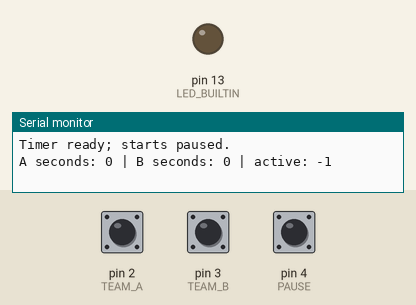
Recording of a sketch running on a simulated Arduino Uno, built with avr-gcc and run on an emulated ATmega328P. Shown: output pins drawn as LEDs (lit = HIGH), the last lines printed to the serial monitor. The inputs (shaded band) are chosen by the test bench; at power-on: pin 2 (TEAM_A) HIGH, pin 4 (PAUSE) HIGH, pin 3 (TEAM_B) HIGH.

Above: at 1.2 s.
1.3 s: pin 2 (TEAM_A) pulled LOW for 0.15 s
At 1.7 s:
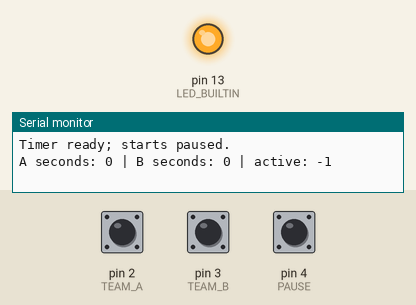
2.9 s: pin 4 (PAUSE) pulled LOW for 0.15 s
At 4.1 s:
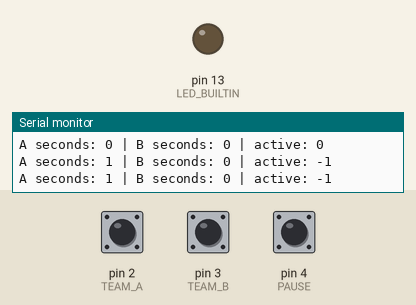
4.5 s: pin 2 (TEAM_A) pulled LOW for 1 s
At 5.3 s:
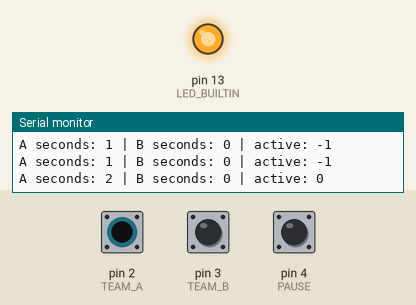
Timing chart, 0 to 7.5 s (numbered marks = the images above; inputs shaded):
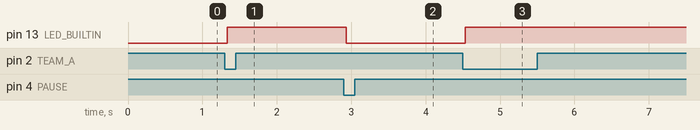

Measured:
- after the input at 1.3 s, pin 13 (LED_BUILTIN): LOW → HIGH at once
- after the input at 2.9 s, pin 13 (LED_BUILTIN): HIGH → LOW at once
- after the input at 4.5 s, pin 13 (LED_BUILTIN): LOW → HIGH at once

The sketch:

TeamTimer.ino
```cpp
// Bench-only two-team timer. No pyrotechnics, emitters, sirens or weapon interfaces.
// Buttons connect each reference input to ground; LED is the board indicator.
constexpr byte TEAM_A=2, TEAM_B=3, PAUSE=4;
constexpr unsigned long DEBOUNCE_MS=35;
struct Button {
  byte pin; bool raw=HIGH; bool stable=HIGH; unsigned long changed=0;
  bool pressed(unsigned long now) {
    bool reading=digitalRead(pin);
    if(reading!=raw) {raw=reading;changed=now;}
    if(stable!=raw && (unsigned long)(now-changed)>=DEBOUNCE_MS) {
      stable=raw; return stable==LOW;
    }
    return false;
  }
};
Button a{TEAM_A}, b{TEAM_B}, pauseButton{PAUSE};
int active=-1;
unsigned long previous=0, reportAt=0;
unsigned long long elapsed[2]={0,0};
void setup() {
  Serial.begin(9600); pinMode(TEAM_A,INPUT_PULLUP);pinMode(TEAM_B,INPUT_PULLUP);
  pinMode(PAUSE,INPUT_PULLUP);pinMode(LED_BUILTIN,OUTPUT);
  previous=millis(); Serial.println(F("Timer ready; starts paused."));
}
void loop() {
  unsigned long now=millis();
  unsigned long delta=now-previous;previous=now; // Unsigned subtraction handles one millis rollover.
  if(active>=0) elapsed[active]+=delta;
  bool pressA=a.pressed(now),pressB=b.pressed(now),pressPause=pauseButton.pressed(now);
  if(pressPause || (pressA && pressB)) active=-1;
  else if(pressA) active=0;
  else if(pressB) active=1;
  digitalWrite(LED_BUILTIN,active>=0 ? HIGH : LOW);
  if((unsigned long)(now-reportAt)>=1000) {
    reportAt=now;Serial.print(F("A seconds: "));Serial.print((unsigned long)(elapsed[0]/1000));
    Serial.print(F(" | B seconds: "));Serial.print((unsigned long)(elapsed[1]/1000));
    Serial.print(F(" | active: "));Serial.println(active);
  }
}
```
